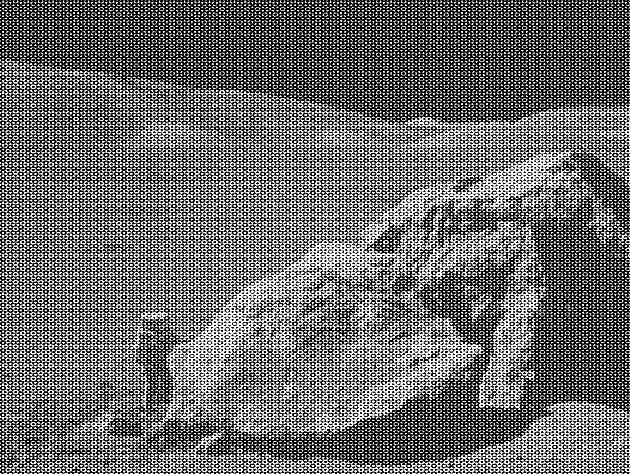
#> input picture moonlanding.png, 630 x 474 px
$ jupyter execute --allow-errors 09ex_Algorithms.ipynb
#> lines starting #> are read from the running program, lines starting #| are printed output that depends on the picture
1\. **Maximum wind speed prediction at the Sprogø station**

The exercise goal is to predict the maximum wind speed occurring every 50 years even if no measure exists for such a period. The available data are only measured over 21 years at the Sprogø meteorological station located in Denmark.

The annual maxima are supposed to fit a normal probability density function. However such function is not going to be estimated because it gives a probability from a wind speed maxima. Finding the maximum wind speed occurring every 50 years requires the opposite approach, the result needs to be found from a defined probability. That is the quantile function role and the exercise goal will be to find it. In the current model, it is supposed that the maximum wind speed occurring every 50 years is defined as the upper 2% quantile.

By definition, the quantile function is the inverse of the cumulative distribution function. The latter describes the probability distribution of an annual maxima. In the exercise, the cumulative probability $p_i$ for a given year i is defined as $p_i = i/(N+1)$ with $N = 21$, the number of measured years. Thus it will be possible to calculate the cumulative probability of every measured wind speed maxima. From those experimental points, the scipy.interpolate module will be very useful for fitting the quantile function. Finally the 50 years maxima is going to be evaluated from the cumulative probability of the 2% quantile.

Practically, load the dataset:

```python
import numpy as np
max_speeds = np.load('max-speeds.npy')
years_nb = max_speeds.shape[0]
```

Compute then the cumulative probability $p_i$ (`cprob`) and sort the maximum speeds from the data. Use then the  UnivariateSpline from scipy.interpolate to define a quantile function and thus estimate the probabilities.

In the current model, the maximum wind speed occurring every 50 years is defined as the upper 2% quantile. As a result, the cumulative probability value will be:

```python
fifty_prob = 1. - 0.02
```

So the storm wind speed occurring every 50 years can be guessed as:

``` python
fifty_wind = quantile_func(fifty_prob)
```

[cell 1]
import numpy as np
from scipy.interpolate import UnivariateSpline

#> (the rest of this cell did not finish here and is left out)

2\. **Curve fitting of temperature in Alaska**

The temperature extremes in Alaska for each month, starting in January, are given by (in degrees Celcius):

max:  17,  19,  21,  28,  33,  38, 37,  37,  31,  23,  19,  18

min: -62, -59, -56, -46, -32, -18, -9, -13, -25, -46, -52, -58

* Plot these temperature extremes.
* Define a function that can describe min and max temperatures.
* Fit this function to the data with scipy.optimize.curve_fit().
* Plot the result. Is the fit reasonable? If not, why?
* Is the time offset for min and max temperatures the same within the fit accuracy?

[cell 2]
import numpy as np
import matplotlib.pyplot as plt
from scipy.stats import norm
from scipy.optimize import curve_fit

maxT = [17,  19,  21,  28,  33,  38, 37,  37,  31,  23,  19,  18]
minT = [-62, -59, -56, -46, -32, -18, -9, -13, -25, -46, -52, -58]
months = np.arange(0,12,1)

def f(x, mu, sigma, A, c):
    return A*norm.pdf(x, mu, sigma) + c

param_maxT, cov_maxT = curve_fit(f, months, maxT, p0 = [6, 3, 20, 20])
param_minT, cov_minT = curve_fit(f, months, minT, p0 = [6, 3, 55, -60])

x_axis = np.linspace(0,12,1000)
fig, ax = plt.subplots(1,1,figsize=(6,6))
ax.scatter(months, maxT, label='maxT', color='red', alpha=0.7, marker='.')
ax.scatter(months, minT, label='minT', color='blue', alpha=0.7, marker='.')
ax.plot(x_axis, f(x_axis, param_maxT[0], param_maxT[1], param_maxT[2], param_maxT[3]), color='red')
ax.plot(x_axis, f(x_axis, param_minT[0], param_minT[1], param_minT[2], param_minT[3]), color='blue')
ax.set_xlabel('Months')
ax.set_ylabel('Temperature [°C]')
ax.grid(True)
ax.legend()
plt.show()
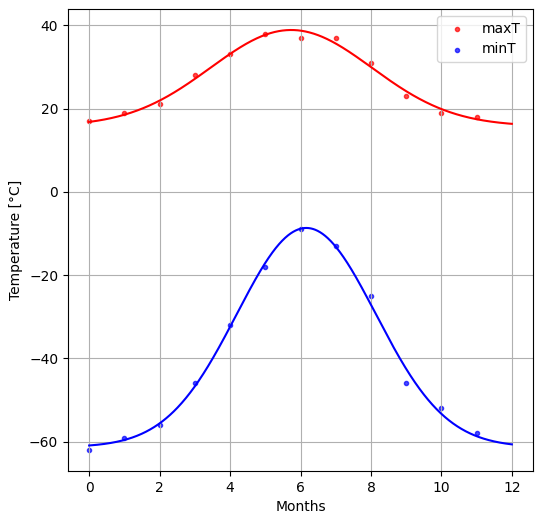
#> figure drawn by matplotlib, 1 panel; curve peaks at x = 5.74, y = 38.87; curve peaks at x = 6.16, y = -8.67

toff_maxT = param_maxT[0] # mean
erroff_maxT = cov_maxT[0, 0]
toff_minT = param_minT[0]
erroff_minT = cov_minT[0, 0]
print(toff_maxT, erroff_maxT)
print(toff_minT, erroff_minT)
np.allclose(toff_maxT, toff_minT, atol=erroff_maxT+erroff_maxT)

3\. **2D minimization of a six-hump camelback function**

$$
f(x,y) = \left(4-2.1x^2+\frac{x^4}{3} \right) x^2 +xy + (4y^2 -4)y^2
$$

has multiple global and local minima. Find the global minima of this function.

Hints:

* Variables can be restricted to $-2 < x < 2$ and $-1 < y < 1$.
* Use numpy.meshgrid() and pylab.imshow() to find visually the regions.
* Use scipy.optimize.minimize(), optionally trying out several of its methods.

How many global minima are there, and what is the function value at those points? What happens for an initial guess of $(x, y) = (0, 0)$ ?

[cell 3]
import numpy as np
import matplotlib.pyplot as plt
from scipy.optimize import minimize

def f(x,y):
    return (4-2.1*x**2+x**4/3)*x**2 + x*y + (4*y**2-4)*y**2

x_axis = np.linspace(-2.1,2.1,1000)
y_axis = np.linspace(-1.1,1.1,1000)
X,Y = np.meshgrid(x_axis, y_axis)
Z = f(X,Y)

plt.imshow(Z)

min_list = []
x0_list = [[[i,j] for i in np.arange(-2.1, 2.1, 0.2)] for j in np.arange(-2.1, 2.1, 0.2)]
for x0 in x0_list:
    for i in range(len(x0)):
        res = minimize(lambda v: f(v[0], v[1]), np.array(list(x0[i])))
        point = tuple(np.round(res.x, decimals=3))
        min_list.append(point)
unique_minima = np.unique(min_list, axis=0)
print(unique_minima)
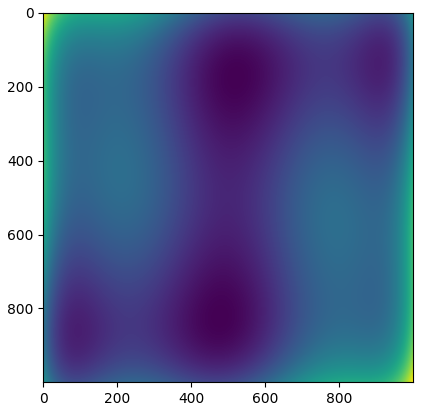
#> figure drawn by matplotlib, 1 panel

[cell 4]
import numpy as np
import matplotlib.pyplot as plt
from scipy.optimize import minimize

def f(x,y):
    return (4-2.1*x**2+x**4/3)*x**2 + x*y + (4*y**2-4)*y**2

x_axis = np.linspace(-2.1,2.1,1000)
y_axis = np.linspace(-1.1,1.1,1000)
X,Y = np.meshgrid(x_axis, y_axis)
Z = f(X,Y)

fig, ax = plt.subplots(1,1,figsize=(6,6))
im = ax.imshow(Z,
               cmap='viridis',
               extent=[x_axis.min(), x_axis.max(), y_axis.min(), y_axis.max()],
               origin='lower',
               aspect='auto')
fig.colorbar(im, ax=ax, label='f(x,y)')
ax.set_xlabel('$x$')
ax.set_ylabel('$y$')

A = np.arange(-2,2,0.2)
minima = set()
for i in range(len(A)):
    for j in range(len(A)):
        start = [A[i], A[j]]
        res = minimize(lambda v: f(v[0], v[1]), x0=start)
        point = tuple(np.round(res.x, decimals=3))
        minima.add(point)
minima = np.array(list(minima))
print(minima)

ax.scatter(minima[:, 0], minima[:, 1], color='red', label='minima')
ax.legend()
plt.plot()
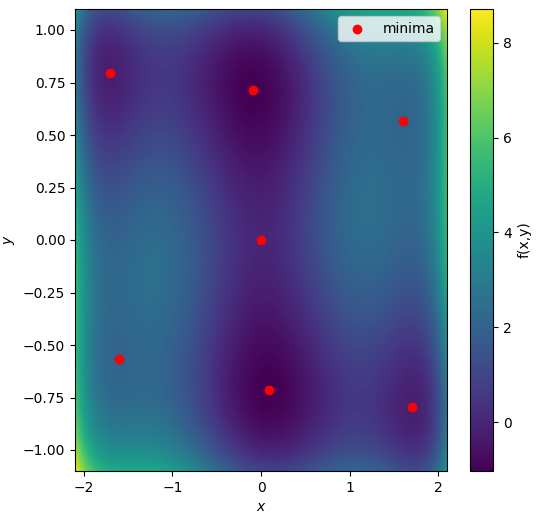
#> figure drawn by matplotlib, 2 panels

4\. **FFT of a simple dataset**

Performe a periodicity analysis on the lynxs-hares population

[cell 5]
import numpy as np
from scipy import fftpack

#> (the rest of this cell did not finish here and is left out)

5\. **FFT of an image**

* Examine the provided image `moonlanding.png`, which is heavily contaminated with periodic noise. In this exercise, we aim to clean up the noise using the Fast Fourier Transform.
* Load the image using pylab.imread().
* Find and use the 2-D FFT function in scipy.fftpack, and plot the spectrum (Fourier transform of) the image. Do you have any trouble visualising the spectrum? If so, why?
* The spectrum consists of high and low frequency components. The noise is contained in the high-frequency part of the spectrum, so set some of those components to zero (use array slicing).
* Apply the inverse Fourier transform to see the resulting image.

[cell 6]
import numpy as np
import matplotlib.pyplot as plt
import scipy.fft as fft
from matplotlib.colors import LogNorm

img = plt.imread('moonlanding.png')
#> img is the input picture: shape (474, 630) float32; min 0, max 1, mean 0.424

fig, ax = plt.subplots(1,3,figsize=(12,6))

fft_img = fft.fft2(img)
fft_img_shifted = fft.fftshift(fft_img)
fft_img_abs = abs(fft_img_shifted)
ax[0].imshow(fft_img_abs, norm=LogNorm(), cmap='inferno')


# cleaning high frequency
cx = int(img.shape[1]/2)
#> cx = 315
cy = int(img.shape[0]/2)
#> cy = 237

keeped_x = int(0.1*img.shape[1])
#> keeped_x = 63
keeped_y = int(0.1*img.shape[0])
#> keeped_y = 47

fft_img_shifted[:, :cx-keeped_x] = 0
fft_img_shifted[:, cx+keeped_x:] = 0
fft_img_shifted[cy+keeped_y:, :] = 0
fft_img_shifted[:cy-keeped_y, :] = 0

ax[1].imshow(abs(fft_img_shifted), norm=LogNorm(), cmap='inferno')

fft_img_cleaned = fft.ifftshift(fft_img_shifted)
img_cleaned = fft.ifft2(fft_img_cleaned)

ax[2].imshow(abs(img_cleaned), cmap='gray')
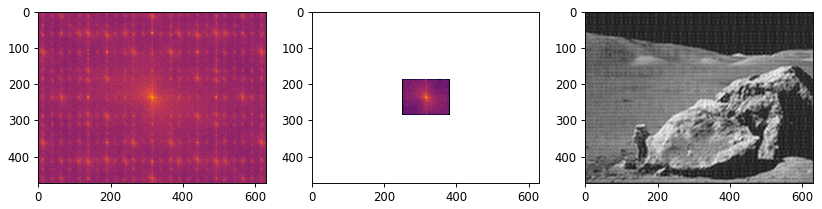
#> figure drawn by matplotlib, 3 panels
